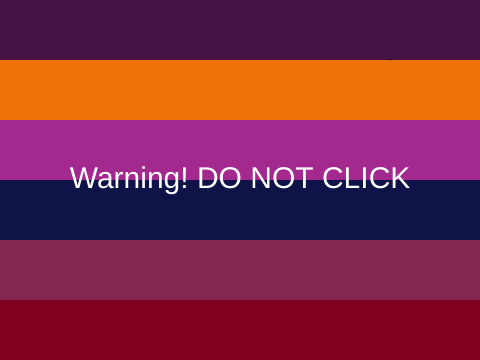
Frame 1 (no input)
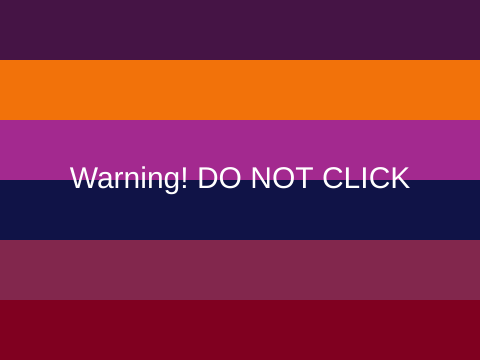
Frame 60 (no input)
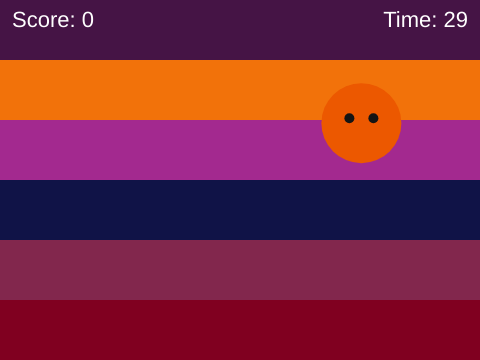
Frame 120 (the mouse pressed at the canvas centre since frame 60)

The p5.js sketch that drew these frames (run headless with seeded random() and noise() and a simulated clock; from frame 60 on, the mouse is pressed at the canvas centre):

// p5.js sketch
// ── sketch.js
let ghost;
let score = 0;
let duration = 30;
let startTime;
let state = 'start';
let spawnEvery = 60;

function setup() {
  createCanvas(480, 360);
  spawnGhost();
}

function draw() {
  background(69, 20, 69);
  fill(255, 255, 143)
  ellipse(390, 90, 60, 60)
  noStroke()
  fill(242, 114, 10)
  rect(0, 60, 480)
  fill(163, 41, 143)
  rect(0, 120, 480)
  fill(16, 19, 71)
  rect(0, 180, 480)
  fill(130, 39, 77)
  rect(0, 240, 480)
  fill(128, 0, 32)
  rect(0, 300, 480)
  fill(128, 0, 32)
  if (state === 'start') {
    textAlign(CENTER, CENTER);
    fill(255);
    textSize(30);
    text('Warning! DO NOT CLICK', width / 2, height / 2);
    return;
  }

  if (state === 'over') {
    textAlign(CENTER, CENTER);
    fill(255);
    textSize(30);
    text('You Lost :(\nScore: ' + score + '\nDo not click to retry', width / 2, height / 2);
    return;
  }
   let elapsed = (millis() - startTime) / 1000;
  let timeLeft = max(0, duration - elapsed);
  if (timeLeft <= 0) {
    state = 'over';
    return;
  }
   if (frameCount % spawnEvery === 0) spawnGhost();
  drawGhost(ghost.x, ghost.y);

  textAlign(LEFT, TOP);
  fill(255);
  textSize(22);
  text('Score: ' + score, 12, 10);
  textAlign(RIGHT, TOP);
  text('Time: ' + ceil(timeLeft), width - 12, 10);
}

function mousePressed() {
  if (state === 'start' || state === 'over') {
    state = 'play';
    score = 0;
    startTime = millis();
    spawnGhost();
    return;
  }
  if (dist(mouseX, mouseY, ghost.x, ghost.y) < 30) {
    score++;
    spawnGhost();
  }
}

function spawnGhost() {
  ghost = { x: random(40, width - 40), y: random(40, height - 40) };
}

function drawGhost(x, y) {
  noStroke();
  fill(236, 88, 0);
  ellipse(x, y, 80, 80);
  fill(20);
  ellipse(x - 12, y - 5, 10);
  ellipse(x + 12, y - 5, 10);
}

  
